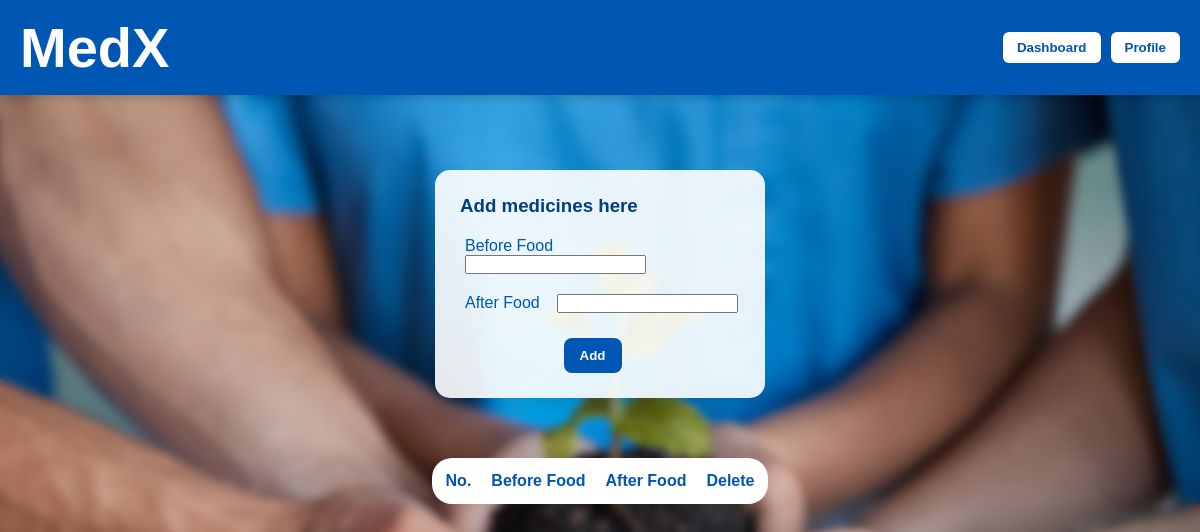
Page /pmeds/ (signed in) on the earlier database version.
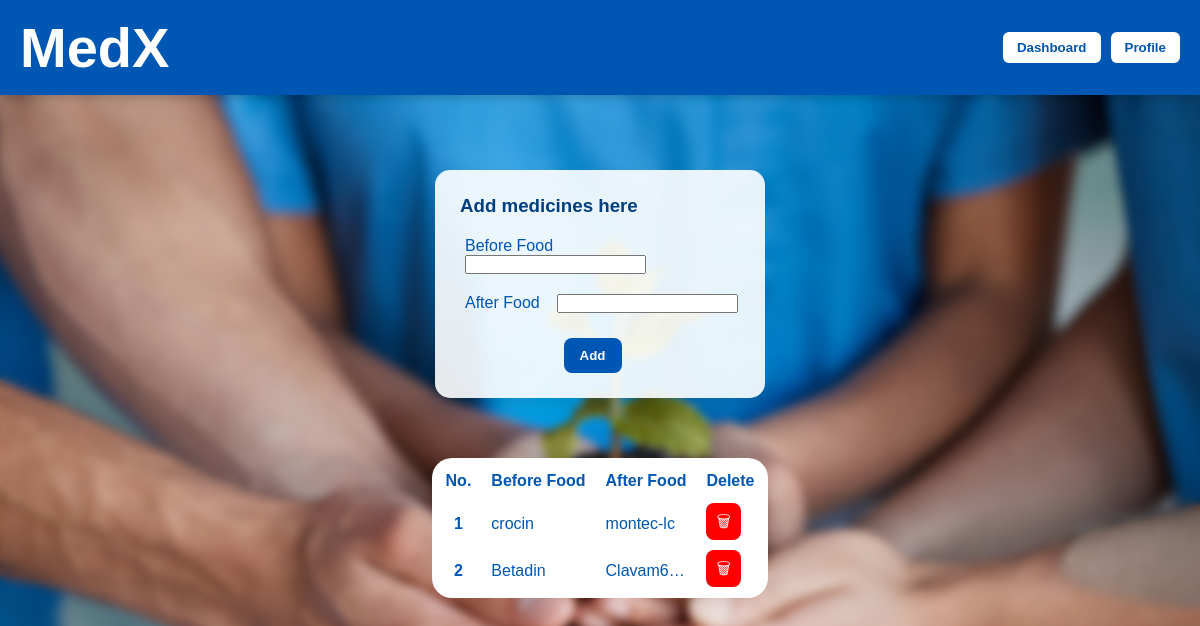
Same page on the later database version.
### home/models.py (models this page shows)
class meds(models.Model):
    uid = models.ForeignKey(rfid, on_delete=models.CASCADE, null=True, blank=True)
    bfr = models.TextField(null=True, blank=True)
    afr = models.TextField(null=True, blank=True)

### home/views.py (the view, shortened to what this page needs)
# urls.py: path('pmeds/', pmeds, name = 'patient_meds'),
@login_required(login_url='/login1/')
def pmeds(request):
    return render(request, 'Patient/patient_meds.html', { 'pmeds': meds.objects.all() })

### home/templates/Patient/patient_meds.html (shortened to what this page needs)
<!DOCTYPE html>
<html lang="en">
  <head>
    {% load static %}
  </head>
  <body>
    <header>
        <h1>
            MedX
        </h1>
        <div class="navbar">
          <nav>
            <div>
              <button><a href="/pdash/">Dashboard</a></button>
              <button><a href="/pprofile/">Profile</a></button>
            </div>
          </nav>
        </div>
    </header>
    <main>
         <div class="meds">
            <div class="card" id = "morning">
                <h3>Add medicines here</h3>
                <form method = "post" class="medform">
                  <div class="medfield">
                    <label for="">Before Food</label>
                    <input name="bfr" type="text">
                  </div>
                  <div class="medfield">
                    <label for="">After Food</label>
                    <input name="afr" type="text">
                  </div>
                  <div>
                    <button id="addbutton" type = "submit">Add</button>
                  </div>
                </form>
            </div>
        </div>
        <div class="table">
          <table>
            <thead>
              <tr >
                <th scope="col">No.</th>
                <th scope="col">Before Food</th>
                <th scope="col">After Food</th>
                <th scope="col">Delete</th>
              </tr>
            </thead>
            <tbody>
              {% for med in pmeds %}
              <tr>
                <th scope="row">{{forloop.counter}}</th>
                <td>{{med.bfr}}</td>
                <td>{{med.afr}}</td>
                <td>
                  <a style="background-color: red;"  href="{% url 'delete_med' med.id %}">&#128465;</a>
                </td>
              </tr>
              {% endfor %}
            </tbody>
          </table>
        </div>
    </main>
  </body>
</html>

### home/templates/Patient/patient_meds.html (style rules this page uses)
.table { border-radius: 20px; margin-top: 20px; padding: 4px; background-color: white; }
.table * { border-radius: 8px; padding: 10px; }
a { text-decoration: none; color: white; }
.table { overflow-x: auto; }
table { border-collapse: collapse; overflow: hidden; }
td { max-width: 45px; overflow: hidden; white-space: nowrap; text-overflow: ellipsis; }

Differences in the rows shown:
added meds: bfr "crocin", afr "montec-lc"
added meds: bfr "Betadin", afr "Clavam625"
